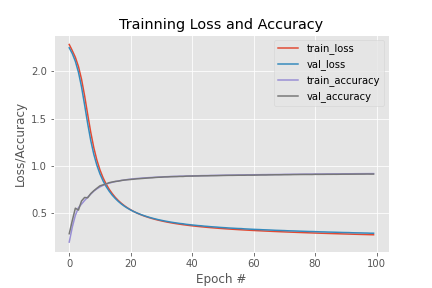
#> input picture imgclassifier/.png, 432 x 288 px
$ python knn.py --dataset .
#> lines starting #> are read from the running program, lines starting #| are printed output that depends on the picture
### imgdatasets/imgload.py
#!/usr/bin/env python
# coding: utf-8

# ## 加载数据集（图片）
# 对所有的图片执行指定的预处理，可以指定一个预处理队列，对图片依次执行处理

# In[ ]:


import numpy as np
import cv2
import os

class ImgLoad:
    def __init__(self, preprocessors=None):
        self.preprocessors = preprocessors

        if self.preprocessors is None:
            self.preprocessors = []

    def load(self, imagepaths, verbose=-1):
#> called with verbose = 500
        data = []
        labels = []

        for (i, imagepath) in enumerate(imagepaths):
            # 从硬盘加载图片，从路径中获取label
            # 图片路径形如“/path/to/dataset/{class}/{image}.jpg”
            image = cv2.imread(imagepath)
#> image is the input picture: shape (288, 432, 3); mean B, G, R 235.9, 235.6, 235.8
            label = imagepath.split(os.path.sep)[-2]

            # 按序对该图片执行前处理
            if self.preprocessors is not None:
                for p in self.preprocessors:
                    image = p.preprocess(image)
#> this loop made 1 pass
#> pass 1, in load, `image = p.preprocess(image)`:
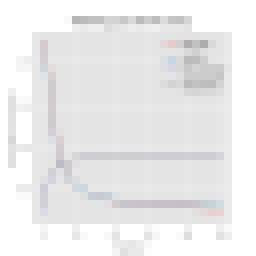
#> image: shape (32, 32, 3) (shown 8 times larger); mean B, G, R 235.9, 235.6, 235.7

            data.append(image)
            labels.append(label)

        if verbose > 0 and i > 0 and (i + 1) % verbose == 0:
            print("[INFO] processed {}/{}".format(i + 1, len(imagepaths)))

        return (np.array(data), np.array(labels))

### imgpreprocess/imgresize.py
#!/usr/bin/env python
# coding: utf-8

# ## 对图片执行resize操作
# 将他们resize到指定尺寸上
# interpolation（插值方法）采用INTER_AREA方法

# In[ ]:


import cv2

class ImgResize:
    def __init__(self, width, height, inter=cv2.INTER_AREA):
        self.width = width
        self.height = height
        self.inter = inter

    def preprocess(self, image):
        return cv2.resize(image, (self.width, self.height), interpolation=self.inter)

### imgclassifier/knn.py
#!/usr/bin/env python
# coding: utf-8

# ## KNN分类器
# K-Nearest Neighbor classifier
# 注意：
# 无需学习的一个简单非线性分类器，适合于数据集小，维度少的数据分类
# K值的选取会影响分类的准确度
# 原理：
# 每次对一个数据分类时，需要计算该数据到训练集（其实不训练，或者叫带标签的先验集）中所有数据的距离（欧氏距离（推荐），曼哈顿距离等），找最近的k个数据，这k个数据就代表了该数据的所属类别，譬如K个数据中有x个A类数据，y个B类数据（x + y = k），那么该数据属于A类的概率x/k，属于B类的概率y/k。

# In[1]:


'''导入自定义模块'''
import sys
import os
sys.path.append(os.path.abspath(os.path.join(os.getcwd(), "..")))

from sklearn.neighbors import KNeighborsClassifier as KNNC
from sklearn.preprocessing import LabelEncoder as LE
from sklearn.model_selection import train_test_split as TTS
from sklearn.metrics import classification_report as CR
from imgdatasets.imgload import ImgLoad as IL
from imgpreprocess.imgresize import ImgResize as IR
from imutils import paths
import argparse


'''
匹配输入参数
'''
ap = argparse.ArgumentParser()
ap.add_argument("-d", "--dataset", required=True,
               help="path to input dataset")
ap.add_argument("-k", "--neighbors", type=int, default=1,
               help="# of nearest neighbors for classification")
ap.add_argument("-j", "--jobs", type=int, default=-1,
               help="# of jobs for k-NN distance (-1 uses all acailable cores)")
args = vars(ap.parse_args())

print("[INFO] loading images...")
imagepaths = list(paths.list_images(args["dataset"]))


'''
图片序列前处理，resize到指定尺寸，并reshape成flatten格式
'''
ir = IR(32, 32)
il = IL(preprocessors=[ir])
(data, labels) = il.load(imagepaths, verbose=500)


'''将每一个datapoint（每张图片的array[32, 32, 3]
reshape成flatten模式array[3072]，数据集中共3000个datapoint
'''
data = data.reshape((data.shape[0], 3072))#data.shape = [3000, 32, 32, 3]

print("[INFO] features matrix: {:.1f}MB".format(
    data.nbytes / (1024 * 1000.0)))
#| [INFO] features matrix: 0.0MB


'''
将字符串labels转换成整型
'''
le = LE()
labels = le.fit_transform(labels)
#> labels = [0]


'''
划分数据集，75%trainning set 25% testing set
stratify=labels保证trainning set和testing set中数据分布与整个dataset(labels)一致
'''
#> (the run stopped early here; a loop or call above may not have finished)
